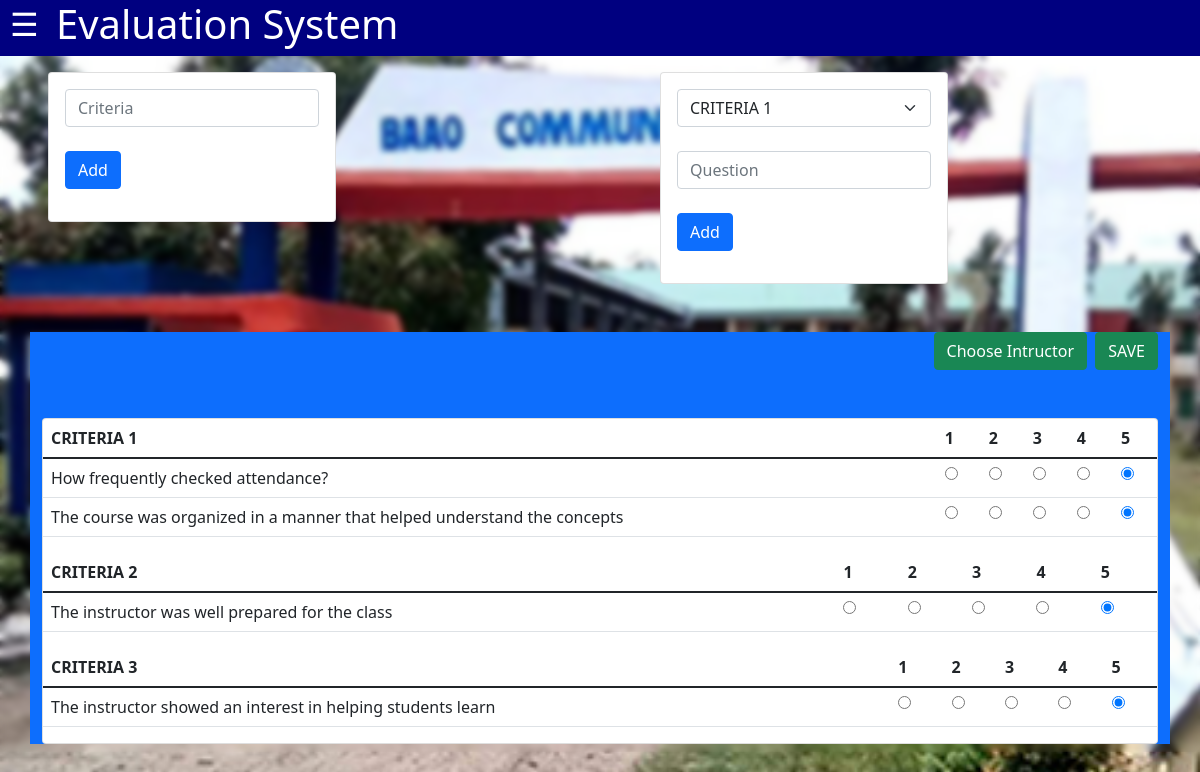
Page /question-list.php (signed in) on the earlier database version.
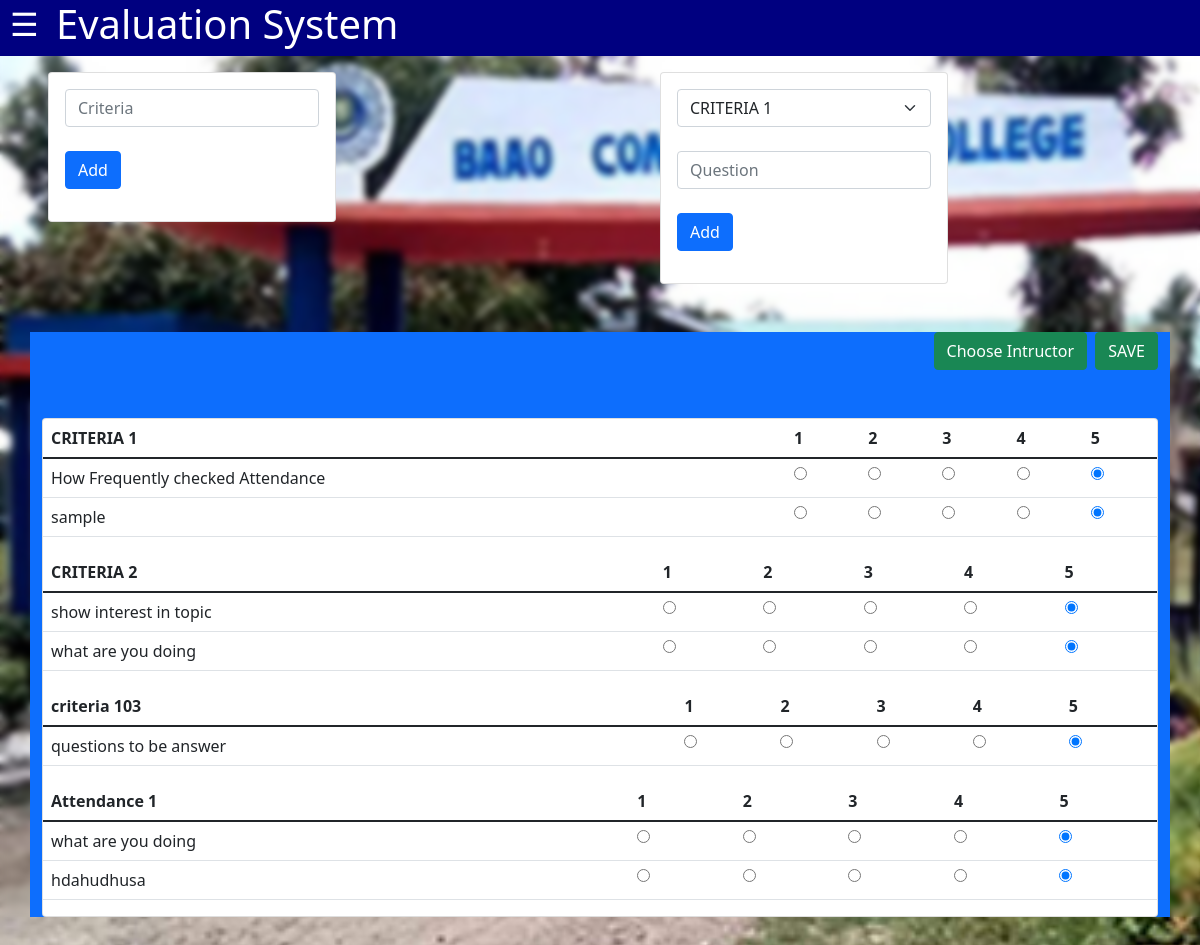
Same page on the later database version.
### tables this page shows
CREATE TABLE `criteria` (
  `id` int(30) NOT NULL,
  `criteria` varchar(30) NOT NULL
);

CREATE TABLE `questions` (
  `id` int(30) NOT NULL,
  `criteria_id` int(30) NOT NULL,
  `question` varchar(255) NOT NULL
);

### question-list.php (the view)
<?php include_once'navbar.php'; ?>
<body>
    <div class="row">
        <div class="col">
            <div class="container p-4 my-4 mx-4">
                <div class="card" style="width: 18rem;">
                    <div class="card-body">
                        <form action="add-criteria.php" method="post">
                        <div class="row">
                            <div class="col">
                                    <input type="text" class="form-control" placeholder="Criteria" name="criteria"><br>
                                    <button type="submit" class="btn btn-primary">Add</button>
                            </div>
                            </div>
                        </form>
                    </div>
                </div>
            </div>
        </div>
        <div class="col">
            <div class="container p-4 my-4 mx-4">
                <div class="card" style="width: 18rem;">
                    <div class="card-body">
                        <form action="add-question.php" method="post">
                        <div class="row">
                            <div class="col">
                                <select class="form-select" name="criteriaid" id="">
                                <?php include_once'koneksyon.php';
                                    $view = "SELECT * FROM criteria";
                                    $res = mysqli_query($koneksyon, $view);
                                    while($row = mysqli_fetch_array($res)){
                                ?>
                                    <option value="<?php echo $row['id']; ?>"> <?php echo $row['criteria']; ?> </option>
                                    <?php } ?>
                                </select><br>
                                    <input type="text" class="form-control" placeholder="Question" name="question"><br>
                                    <button type="submit" class="btn btn-primary">Add</button>
                            </div>
                        </div>
                        </form>
                    </div>
                </div>
            </div>
        </div>
    </div>
    <div class="container bg-primary">
        <form action="" method="post">
            <div class="d-grid gap-2 d-md-flex justify-content-md-end">
                <a type="button" class="btn btn-success" href="eval-instructor.php">
                Choose Intructor
                </a>
                <button type="submit" class="btn btn-success">SAVE</button>
            </div>
                    <div class="card my-5">
                    <?php
                        $qryview = "SELECT * FROM criteria";
                        $result = mysqli_query($koneksyon, $qryview);
                            while($row = mysqli_fetch_array($result)) {
                        ?>
                        <table class="table">
                            <thead>
                                <tr>
                                    <th scope="col"><?php echo $row['criteria']; ?></th>
                                    <th>1</th>
                                    <th>2</th>
                                    <th>3</th>
                                    <th>4</th>
                                    <th>5</th>
                                </tr>
                            </thead>
                            <tbody>
                            <?php
                                $tanong = "SELECT * FROM questions where criteria_id = {$row['id']}";
                                $resulta = mysqli_query($koneksyon, $tanong);
                                while($row1 = mysqli_fetch_array($resulta)){
                                    ?>
                                    <tr>
                                        <td><?php echo $row1['question']; ?></td>
                                            <form>
                                                <td><input type="radio" name="group1" value="1" ></td>
                                                <td><input type="radio" name="group1" value="2" ></td>
                                                <td><input type="radio" name="group1" value="3" ></td>
                                                <td><input type="radio" name="group1" value="4" ></td>
                                                <td><input type="radio" name="group1" value="5" checked></td>
                                            </form>
                                    </tr>
                                    <?php } ?>
                            </tbody>
                        </table>
                        <?php } ?>
                    </div>
        </form>
    </div>
</body>

### navbar.php (shortened to what this page needs)
<?php
   if (isset($_SESSION['username']) && isset($_SESSION['id']))    { ?>
<head>
<link href="https://cdn.jsdelivr.net/npm/bootstrap@5.1.3/dist/css/bootstrap.min.css" rel="stylesheet">
<link rel="stylesheet" href="https://cdn.datatables.net/1.11.3/css/jquery.dataTables.min.css">
<link rel="stylesheet" type="text/css" href="css/haynaku.css">
<link rel="stylesheet" href="https://use.fontawesome.com/releases/v5.15.4/css/all.css">
</head>
<body>
<header>
<?php if ($_SESSION['role'] == 'admin') { ?>
  <div id="pg-content">
    <div class="title_bg">
      <div class="open" onclick="openSM()">&#9776;</div>
      <h1 class="mx-2 px-5 text-white">Evaluation System</h1>
    </div>
  </div>
<?php } ?> } <?php }else{
  header("location: index.php");
} ?>

### css/haynaku.css (style rules this page uses)
body { margin: 0; background-image: url(../img/bcc_cover.jpg); background-size: cover; background-repeat: no-repeat; backdrop-filter: blur(3px); }
.title_bg { background-color: #000080; position: fixed; width: 100%; }
#pg-content { transition: margin-left 0.5s; overflow: hidden; }
.open { font-size: 32px; cursor: pointer; color: #fff; display: inline-block; position: absolute; margin-left: 10px; }

Differences in the rows shown:
removed criteria: criteria "CRITERIA 3", questions (question "The instructor showed an interest in helping students learn")
changed criteria "CRITERIA 1": gains questions (question "sample"); loses questions (question "The course was organized in a manner that helped understand the concepts")
changed questions: question "How frequently checked attendance?" → "How Frequently checked Attendance"
changed criteria "CRITERIA 2": gains questions (question "what are you doing")
changed questions: question "The instructor was well prepared for the class" → "show interest in topic"
added criteria: criteria "criteria 103"
added questions: question "questions to be answer", shown under "criteria 103"
added criteria: criteria "Attendance 1"
added questions: question "what are you doing", shown under "Attendance 1"
added questions: question "hdahudhusa", shown under "Attendance 1"
